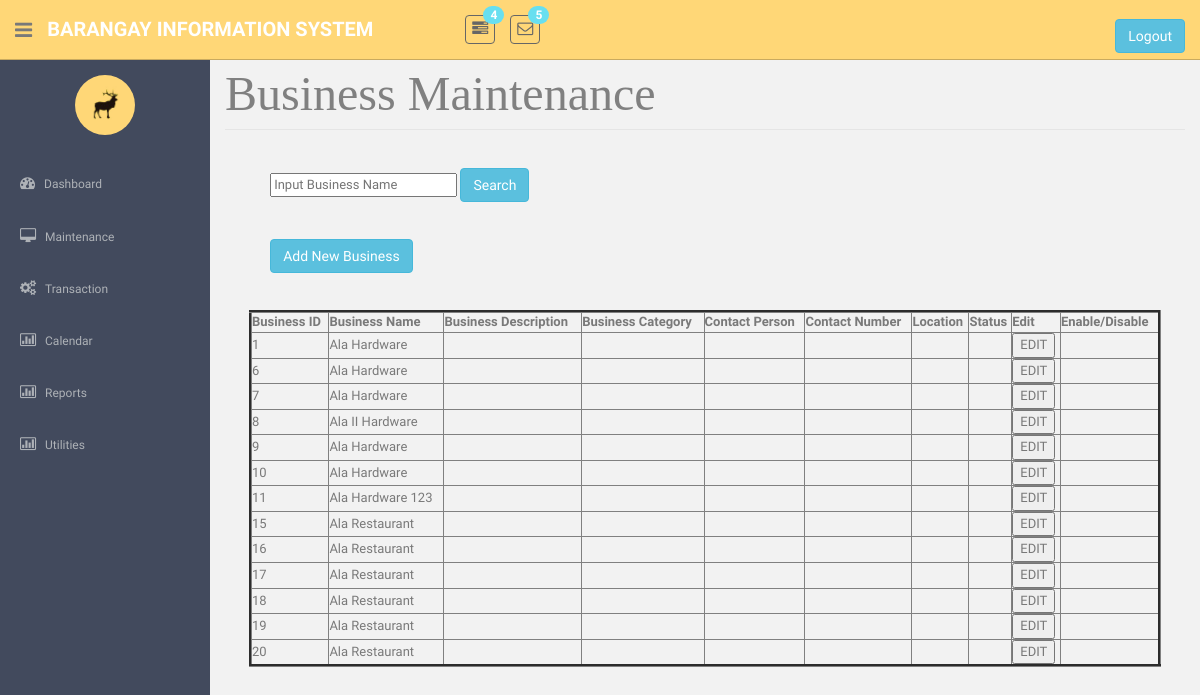
Before: /BusinessMaintenance2.php with the older database file.
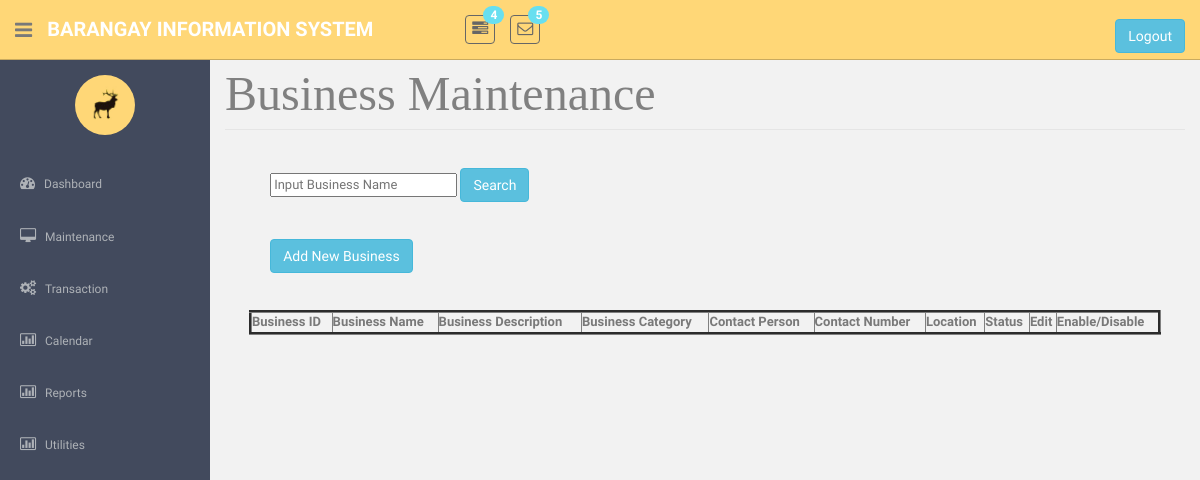
After: the same page with the newer database file.
### tables this page shows
CREATE TABLE `tblbusiness` (
  `strBusinessID` int(11) NOT NULL,
  `strBusinessName` varchar(45) NOT NULL,
  `strBusinessCateID` varchar(25) NOT NULL,
  `strBusinessDesc` varchar(45) NOT NULL,
  `strBusinessLocation` varchar(45) NOT NULL,
  `strBusinessContactPerson` varchar(45) NOT NULL,
  `strSignageStat` int(1) NOT NULL,
  `strSignageType` varchar(20) NOT NULL
);

### BusinessMaintenance2.php (the view, shortened to what this page needs)
<!DOCTYPE html>
          <?php require('header.php');?>
    <?php require('sidebar.php');?>
      <section id="main-content">
          <section class="wrapper site-min-height">		<form method = POST>
<legend ><font face = "cambria" size = 8 color = "grey"> Business Maintenance </font></legend>
<br>
<div class="input-append">
       &nbsp; &nbsp; &nbsp;&nbsp; &nbsp; &nbsp;&nbsp;&nbsp;&nbsp;    <input name="search" id="search" placeholder = "Input Business Name"/>
    <button class="btn btn-info" name = "s1">Search</button></form>
</div><br><br>
	&nbsp; &nbsp; &nbsp; &nbsp; &nbsp; &nbsp; &nbsp; <button  class="btn btn-info" onclick = "window.location.href='BusinessAdd.php'">Add New Business</button><br>
                            <div class="table-responsive">
                               <form method = POST>
<center> 		<br><br>
						<table  border = '3' style = 'width:95%'>
					<tr>
					<th>Business ID</th>
					<th>Business Name</th>
					<th>Business Description</th>
					<th>Business Category</th>
					<th>Contact Person</th>
					<th>Contact Number</th>
					<th>Location</th>
					<th>Status</th>
					<th>Edit</th>
					<th>Enable/Disable</th>
					</tr>
					<?php
					require('connection.php');
					$s  = $_SESSION['s'];
				$sql = "select * from tblbusiness where `strBusinessName` LIKE '$s%'";
				$query = mysqli_query($con, $sql);
				if(mysqli_num_rows($query) > 0){
					while($row = mysqli_fetch_object($query)){?>
					<tr> <td><?php echo $row->strBusinessID?></td>
					<td><?php echo $row->strBusinessName?></td>
					<td><?php echo $row->strBusinessDescription?></td>
					<td><?php echo $row->strCategory?></td>
					<td><?php echo $row->strContactPerson?></td>
					<td><?php echo $row->strContactNo?></td>
					<td><?php echo $row->strLocation?></td>
					<td><?php echo $row->strStatus?></td>
					<td> <button type = submit name = "btnEdit1" value = <?php echo $row->strBusinessID?>>EDIT</button></td>
					<td> <?php if($row->strStatus == 'active'){echo "<button type = submit name = 'disable' value = ".$row->strBusinessID.">Disable</button>";}
								else  if($row->strStatus == 'inactive'){echo "<button type = submit name = 'able' value = ".$row->strBusinessID.">Enable</button>";}					?></td>
					</tr>
				<?php }} ?></tbody>
					</table>
					<br><br>
</center>
</form>
                    </div>
		</section><! --/wrapper -->
      </section>
  </section>
  </body>
</html>

### header.php (shortened to what this page needs)
<html lang="en">
  <head>
    <link href="assets/css/bootstrap.css" rel="stylesheet">
    <link href="assets/font-awesome/css/font-awesome.css" rel="stylesheet" />
    <link href="assets/css/style.css" rel="stylesheet">
    <link href="assets/css/style-responsive.css" rel="stylesheet">
  </head>
  <body>
  <section id="container" >
      <header class="header black-bg">
              <div class="sidebar-toggle-box">
                  <div class="fa fa-bars tooltips" data-placement="right" data-original-title="Toggle Navigation"></div>
              </div>
            <a href="index.html" class="logo"><b>Barangay Information System</b></a>
            <div class="nav notify-row" id="top_menu">
                <ul class="nav top-menu">
                    <li class="dropdown">
                        <a data-toggle="dropdown" class="dropdown-toggle" href="index.html#">
                            <i class="fa fa-tasks"></i>
                            <span class="badge bg-theme">4</span>
                        </a>
                    </li>
                    <li id="header_inbox_bar" class="dropdown">
                        <a data-toggle="dropdown" class="dropdown-toggle" href="index.html#">
                            <i class="fa fa-envelope-o"></i>
                            <span class="badge bg-theme">5</span>
                        </a>
                    </li>
                </ul>
            </div><form method = POST>
            <div class="top-menu">
            	<ul class="nav pull-right top-menu">
                    <li><br><button name = 'logout' class = 'btn btn-info ' type = submit>Logout</button></li>
            	</ul>
            </div>
			</form>
        </header>

### sidebar.php (shortened to what this page needs)
<aside>
    <div id="sidebar"  class="nav-collapse ">
        <ul class="sidebar-menu" id="nav-accordion">
        	  <p class="centered"><a href="profile.html"><img src="assets/img/ui-sam.jpg" class="img-circle" width="60"></a></p>
            <li class="mt">
                <a href="news.php">
                    <i class="fa fa-dashboard"></i>
                    <span>Dashboard</span>
                </a>
            </li>
            <li class="sub-menu">
                <a href="javascript:;" >
                    <i class="fa fa-desktop"></i>
                    <span>Maintenance</span>
                </a>
            </li>
            <li class="sub-menu">
                <a href="validitycheck.php" >
                    <i class="fa fa-cogs"></i>
                    <span>Transaction</span>
                </a>
            </li>
 <li class="sub-menu">
                <a href="viewCalendar.php" >
                    <i class="fa fa-bar-chart-o"></i>
                    <span>Calendar</span>
                </a>
            </li>
            <li class="sub-menu">
                <a href="javascript:;" >
                    <i class="fa fa-bar-chart-o"></i>
                    <span>Reports</span>
                </a>
            </li>
<li class="sub-menu">
                <a href="#" >
                    <i class="fa fa-bar-chart-o"></i>
                    <span>Utilities</span>
                </a>
            </li>
        </ul>
    </div>
</aside>

### assets/css/style.css (style rules this page uses)
body { color: #797979; background: #f2f2f2; font-family: 'Ruda', sans-serif; padding: 0px !important; margin: 0px !important; font-size:13px; }
ul li { list-style: none; }
a, a:hover, a:focus { text-decoration: none; outline: none; }
#container { width: 100%; height: 100%; }
.bg-theme { background-color: #68dff0; }
.centered { text-align: center; }
.mt { margin-top: 25px; }
#sidebar { width: 210px; height: 100%; position: fixed; background: #424a5d; }
#sidebar ul li { position: relative; }
ul.sidebar-menu , ul.sidebar-menu li ul.sub { margin: -2px 0 0; padding: 0; }
ul.sidebar-menu { margin-top: 75px; }
ul.sidebar-menu li { margin-bottom: 5px; margin-left:10px; margin-right:10px; }
ul.sidebar-menu li.sub-menu { line-height: 15px; }
ul.sidebar-menu li a span { display: inline-block; }
ul.sidebar-menu li a { color: #aeb2b7; text-decoration: none; display: block; padding: 15px 0 15px 10px; font-size: 12px; outline: none; -webkit-transition: all 0.3s ease; -moz-transition: all 0.3s ease; -o-transition: all 0.3s ease; -ms-transition: all 0.3s ease; transition: all 0.3s ease; }
ul.sidebar-menu li a i { font-size: 15px; padding-right: 6px; }
#main-content { margin-left: 210px; }
.header, .footer { min-height: 60px; padding: 0 15px; }
.header { position: fixed; left: 0; right: 0; z-index: 1002; }
.black-bg { background: #ffd777; border-bottom: 1px solid #c9aa5f; }
.wrapper { display: inline-block; margin-top: 60px; padding-left: 15px; padding-right: 15px; padding-bottom: 15px; padding-top: 0px; width: 100%; }
a.logo { font-size: 20px; color: #ffffff; float: left; margin-top: 15px; text-transform: uppercase; }
a.logo b { font-weight: 900; }
#top_menu .nav > li, ul.top-menu > li { float: left; }
.notify-row { float: left; margin-top: 15px; margin-left: 92px; }
ul.top-menu > li > a { color: #666666; font-size: 16px; border-radius: 4px; -webkit-border-radius: 4px; border:1px solid #666666 !important; padding: 2px 6px; margin-right: 15px; }
.notify-row .badge { position: absolute; right: -10px; top: -10px; z-index: 100; }
.sidebar-toggle-box { float: left; padding-right: 15px; margin-top: 20px; }
.sidebar-toggle-box .fa-bars { cursor: pointer; display: inline-block; font-size: 20px; }
.site-min-height { min-height: 900px; }

Changed rows visible on the page:
removed tblbusiness: strBusinessID "1", strBusinessName "Ala Hardware"
removed tblbusiness: strBusinessID "6", strBusinessName "Ala Hardware"
removed tblbusiness: strBusinessID "7", strBusinessName "Ala Hardware"
removed tblbusiness: strBusinessID "8", strBusinessName "Ala II Hardware"
removed tblbusiness: strBusinessID "9", strBusinessName "Ala Hardware"
removed tblbusiness: strBusinessID "10", strBusinessName "Ala Hardware"
removed tblbusiness: strBusinessID "11", strBusinessName "Ala Hardware 123"
removed tblbusiness: strBusinessID "15", strBusinessName "Ala Restaurant"
removed tblbusiness: strBusinessID "16", strBusinessName "Ala Restaurant"
removed tblbusiness: strBusinessID "17", strBusinessName "Ala Restaurant"
removed tblbusiness: strBusinessID "18", strBusinessName "Ala Restaurant"
removed tblbusiness: strBusinessID "19", strBusinessName "Ala Restaurant"
removed tblbusiness: strBusinessID "20", strBusinessName "Ala Restaurant"
